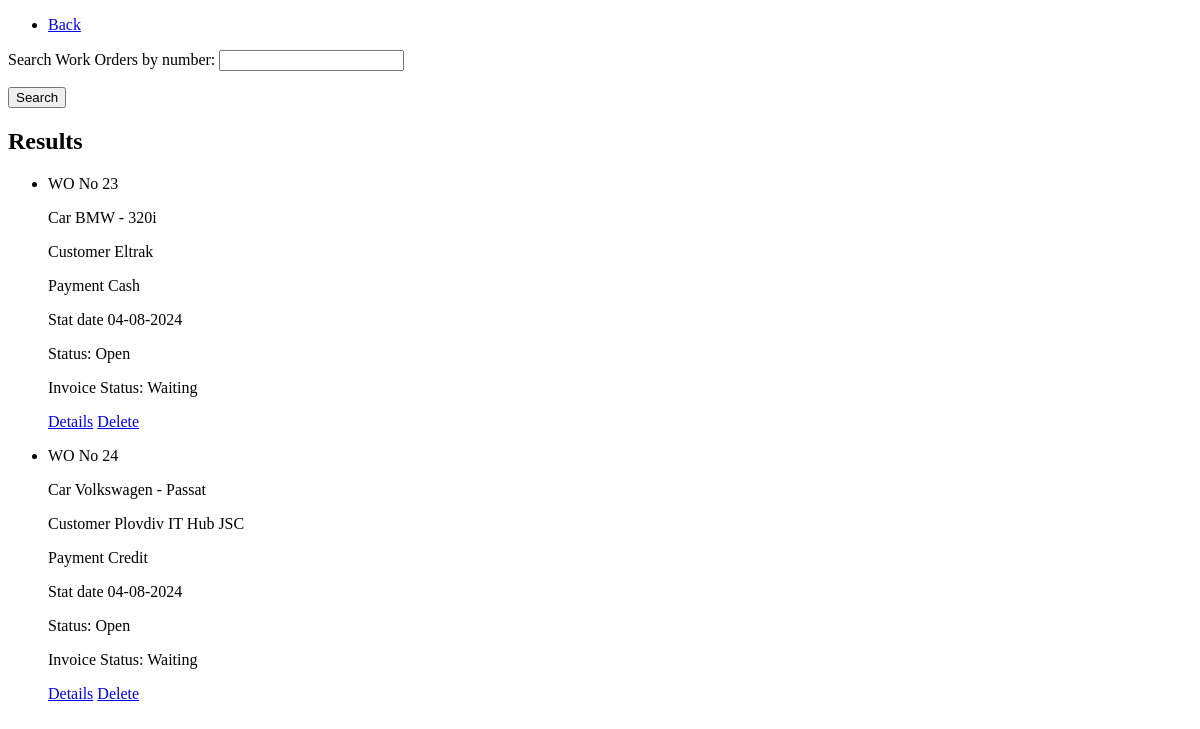
The page /work-orders/workorder/search on the database as committed earlier.
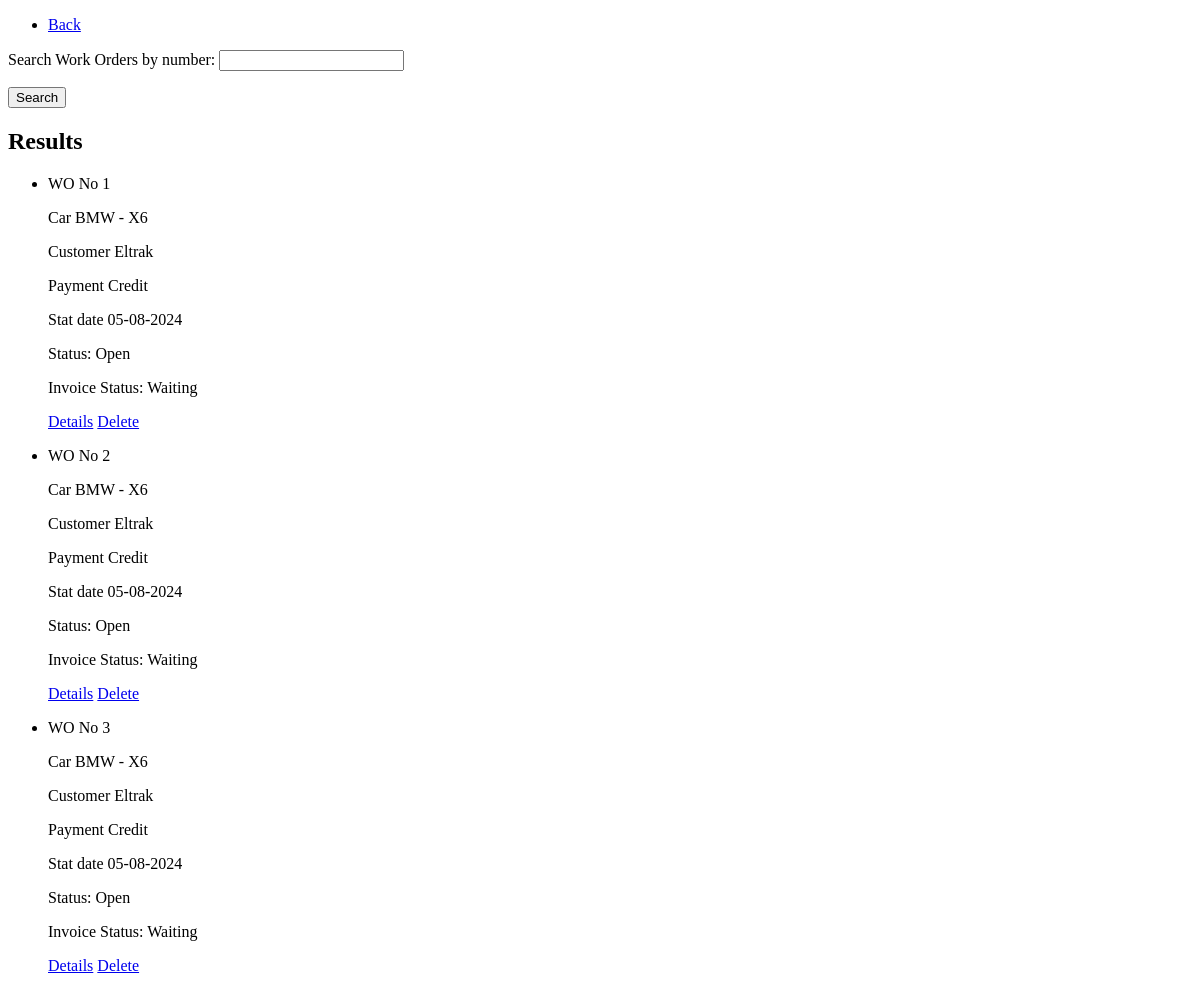
The same page on the database as committed later.
### work_orders/models.py (models this page shows, shortened)
class WorkOrder(models.Model):
    customer = models.ForeignKey(Customer, on_delete=models.CASCADE)
    car = models.ForeignKey(Car, on_delete=models.CASCADE)
    payment = models.CharField(max_length=30, blank=True, choices=[('Credit', "Credit"), ("Cash", "Cash")])
    created_at = models.DateTimeField(auto_now_add=True)
    is_active = models.BooleanField(default=True)
    invoiced = models.BooleanField(default=False)
    is_deleted = models.BooleanField(default=False)
    deleted_at = models.DateTimeField(blank=True, null=True)
    objects = ActiveManager()
    all_objects = models.Manager()

### data/models.py (models this page shows)
class Car(models.Model):
    COLOR_CHOICES = [
        ("Black", "Black"),
        ("White", "White"),
        ("Gray", "Gray"),
        ("Silver", "Silver"),
        ("Red", "Red"),
        ("Blue", "Blue"),
        ("Brown", "Brown"),
        ("Green", "Green"),
        ("Yellow", "Yellow"),
        ("Other", "Other"),
    ]
    ENGINE_CHOICES = [
        ("Diesel", "Diesel"),
        ("Gasoline", "Gasoline"),
        ("Gas", "Gas"),
        ("Hybrid", "Hybrid")
    ]
    make = models.CharField(max_length=55)
    model = models.CharField(max_length=55)
    color = models.CharField(max_length=55, blank=True, choices=COLOR_CHOICES)
    engine = models.CharField(max_length=55, blank=True, choices=ENGINE_CHOICES)
    date_built = models.DateField(blank=True, null=True)
    vin_number = models.CharField(max_length=55, blank=True)
    customer = models.ForeignKey(Customer, related_name='car', on_delete=models.CASCADE)
    def __str__(self):
        return f"{self.make} - {self.model}"

class Customer(models.Model):
    COUNTRY_CHOICES = [
        ("Bulgaria", "Bulgaria"),
        ("Albania", "Albania"),
        ("Bosnia and Herzegovina", "Bosnia and Herzegovina"),
        ("Greece", "Greece"),
        ("Kosovo", "Kosovo"),
        ("North Macedonia", "North Macedonia"),
        ("Montenegro", "Montenegro"),
        ("Romania", "Romania"),
        ("Serbia", "Serbia"),
        ("Turkey", "Turkey"),
        ("Croatia", "Croatia"),
        ("Slovenia", "Slovenia")
    ]
    PAYMENT_CHOICES = [("cash", "Cash"),
                       ("credit", "Credit")]
    PAYMENT_TERMS_CHOICES = [('COD', 'Cash on Delivery'), ('CIA', 'Cash in Advance'), ('Net_15', '15 days'),
                             ('Net_30', '30 days')]
    name = models.CharField(max_length=100)
    vat = models.IntegerField(validators=[vat_number_validator])
    country = models.CharField(max_length=100, choices=COUNTRY_CHOICES)
    city = models.CharField(max_length=100, blank=True)
    address = models.CharField(max_length=100, blank=True)
    is_active = models.BooleanField(default=True)
    credit_limit = models.DecimalField(max_digits=10, decimal_places=0, blank=True, null=True,
                                       validators=[credit_limit_validator])
    payment_terms = models.CharField(max_length=30, choices=PAYMENT_TERMS_CHOICES)
    description = models.TextField(blank=True)
    def __str__(self):
        return self.name

### work_orders/views.py (the view)
# urls.py: path('workorder/search', WorkOrderSearchView.as_view(), name="work_orders_search"),
class WorkOrderSearchView(ListView):
    model = WorkOrder
    template_name = 'work_orders/edit-work-order.html'
    context_object_name = 'work_orders'
    def get_queryset(self):
        queryset = super().get_queryset()
        query = self.request.GET.get('query', None)
        if query:
            queryset = queryset.filter(Q(id__icontains=query))
        return queryset
    def get_context_data(self, **kwargs):
        context = super().get_context_data(**kwargs)
        context["form"] = WorkOrderSearchForm(self.request.GET)
        return context

### work_orders/forms.py
class WorkOrderSearchForm(forms.Form):
    query = forms.CharField(label='Search Work Orders by number', max_length=255, required=False)

### work_orders/models.py (called while the page is built)
    def get_queryset(self):
        return super().get_queryset().filter(is_deleted=False)

### work_orders/templates/work_orders/edit-work-order.html (shortened to what this page needs)
<!DOCTYPE html>
<html lang="en">
<head>
</head>
<body>
<ul>
    <li><a href="{% url 'home' %}">Back</a></li>
</ul>
<form method="get">
    {{ form.as_p }}
    <button type="submit">Search</button>
</form>
<h2>Results</h2>
<ul>
    {% for work_order in work_orders %}
        <li>
            <p>WO No {{ work_order.id }} </p>
            <p>Car {{ work_order.car }}</p>
            <p>Customer {{ work_order.customer }}</p>
            <p>Payment {{ work_order.payment }}</p>
            <p>Stat date {{ work_order.created_at|date:"d-m-Y" }}</p>
            {% if work_order.is_active %}
                <p>Status: Open</p>
            {% else %}
                <p>Status: Close</p>
            {% endif %}
            {% if work_order.invoiced %}
            <p>Invoice Status: Invoiced</p>
            {% else %}
            <p>Invoice Status: Waiting</p>
            {% endif %}
            <a href="{% url 'work_orders:workorder_detail' work_order.pk %}">Details</a>
            <a href="{% url 'work_orders:workorder_delete' work_order.pk %}">Delete</a>
        </li>
    {% empty %}
        <li>No work order found</li>
    {% endfor %}
</ul>
</body>
</html>

Rows that differ between the two databases and show on the page:
removed WorkOrder: id "23", car "BMW - 320i", customer "Eltrak", payment "Cash", created_at "04-08-2024", is_active "Status: Open", invoiced "Invoice Status: Waiting"
removed WorkOrder: id "24", car "Volkswagen - Passat", customer "Plovdiv IT Hub JSC", payment "Credit", created_at "04-08-2024", is_active "Status: Open", invoiced "Invoice Status: Waiting"
added WorkOrder: id "1", car "BMW - X6", customer "Eltrak", payment "Credit", created_at "05-08-2024", is_active "Status: Open", invoiced "Invoice Status: Waiting"
added WorkOrder: id "2", car "BMW - X6", customer "Eltrak", payment "Credit", created_at "05-08-2024", is_active "Status: Open", invoiced "Invoice Status: Waiting"
added WorkOrder: id "3", car "BMW - X6", customer "Eltrak", payment "Credit", created_at "05-08-2024", is_active "Status: Open", invoiced "Invoice Status: Waiting"
